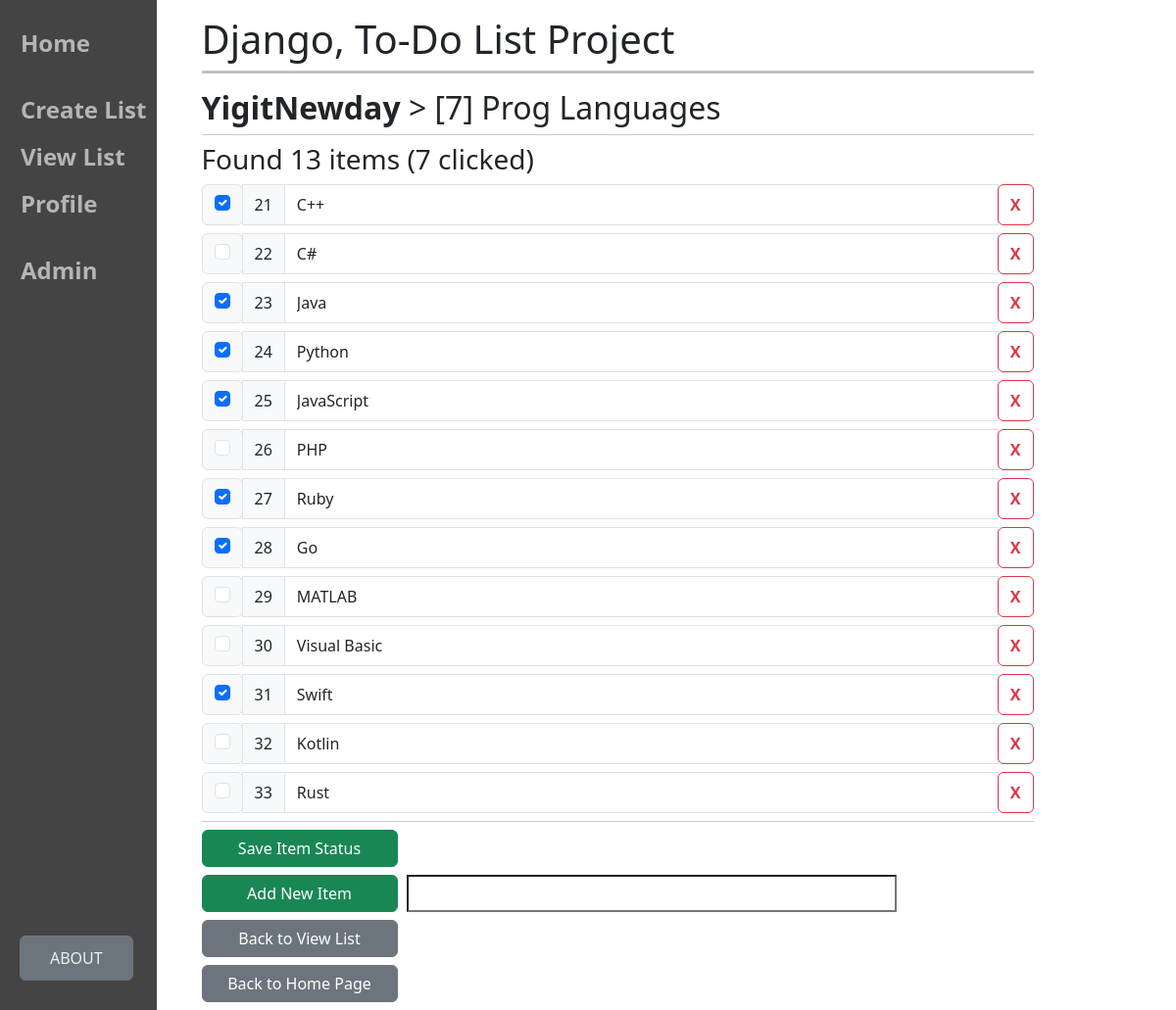
The app's page /view-list-items/7 (signed in) with its own data.
### main/models.py (models this page shows, shortened)
class ToDoList(models.Model):
    user = models.ForeignKey(User, on_delete=models.CASCADE, related_name="todolist", null=True)
    name = models.CharField(max_length=200)

class Item(models.Model):
    todolist = models.ForeignKey(ToDoList, on_delete=models.CASCADE)
    text = models.CharField(max_length=500)
    complete = models.BooleanField()

### main/views.py (the view)
# urls.py: path('view-list-items/<int:id>', views.view_add_list_items, name="view list items"),
def view_add_list_items(response, id):
    ls = ToDoList.objects.get(id=id)
    click_cnt = 0
    if ls in response.user.todolist.all():
        if response.method == "POST":
            print("POST Content:", response.POST)
            if response.POST.get("saveItem"):
                for item in ls.item_set.all():
                    if response.POST.get("c" + str(item.id)) == "clicked":
                        item.complete = True
                    else:
                        item.complete = False
                    item.save()
            elif response.POST.get("newItem"):
                text = response.POST.get("newItemName")
                if len(text) > 1:
                    ls.item_set.create(text=text, complete=False)
                else:
                    print("Invalid input")
            elif response.POST.get("deleteItem"):
                itemId = int(response.POST.get("deleteItem"))
                item = ls.item_set.get(id=itemId)
                item.delete()
            for item in ls.item_set.all():
                if item.complete:
                    click_cnt += 1
        elif response.method == "GET":
            for item in ls.item_set.all():
                if item.complete:
                    click_cnt += 1
        return render(response, "main/listitem.html", {"ls": ls, "item_cnt": ls.item_set.count(), "click_cnt": click_cnt})
    else:
        return render(response, "main/viewlist.html", {})

### main/templates/main/listitem.html (shortened to what this page needs)
{% extends "main/base.html" %}
{% block content %}
    <h2><b>{{ user }}</b> &gt; [{{ ls.id }}] {{ ls.name }}</h2>
    <hr class="mt-0 mb-2">
    <h3>Found {{ item_cnt }} items ({{ click_cnt }} clicked)</h3>
    <form method="post" action="#">
        {% for item in ls.item_set.all %}
        <div class="input-group mb-2">
            <div class="input-group-prepend">
                <div class="input-group-text">
                    {% if item.complete == True %}
                        <input type="checkbox" name="c{{ item.id }}" value="clicked" class="form-check-input mb-2" checked>
                    {% else %}
                        <input type="checkbox" name="c{{ item.id }}" value="clicked" class="form-check-input mb-2">
                    {% endif %}
                </div>
            </div>
            <span class="input-group-text">{{ item.id }}</span>
            <input type="text" class="form-control" value="{{ item.text }}">
            <div class="input-group-append">
                <button class="btn btn-outline-danger mb-0" name="deleteItem" value="{{ item.id }}"
                        style="height: 42px; font-weight: bold;">
                    X
                </button>
            </div>
        </div>
        {% endfor %}
        <hr class="mt-2 mb-2">
        <button type="submit" name="saveItem" value="saveItem" class="btn btn-success mb-2" style="width: 200px;">
            Save Item Status
        </button>
        <div class="input-group mb-2">
            <div class="input-group-prepend">
                <button type="submit" name="newItem" value="newItem" class="btn btn-success"
                        style="width: 200px; margin-right: 10px;">
                    Add New Item
                </button>
            </div>
            <input type="text" name="newItemName" style="width: 500px;">
        </div>
    </form>
    <a href="/view-list">
        <button name="homePage" class="btn btn-secondary mb-2" style="width: 200px;">Back to View List</button>
    </a>
    <br />
    <a href="/">
        <button name="homePage" class="btn btn-secondary mb-2" style="width: 200px;">Back to Home Page</button>
    </a>
{% endblock %}

### records on screen
ToDoList: id "7", name "Prog Languages"
Item: id "21", text "C++"
Item: id "22", text "C#"
Item: id "23", text "Java"
Item: id "24", text "Python"
Item: id "25", text "JavaScript"
Item: id "26", text "PHP"
Item: id "27", text "Ruby"
Item: id "28", text "Go"
Item: id "29", text "MATLAB"
Item: id "30", text "Visual Basic"
Item: id "31", text "Swift"
Item: id "32", text "Kotlin"
Item: id "33", text "Rust"

### other values on screen
{{ user }} "YigitNewday"
{{ item_cnt }} "13"
{{ click_cnt }} "7"
